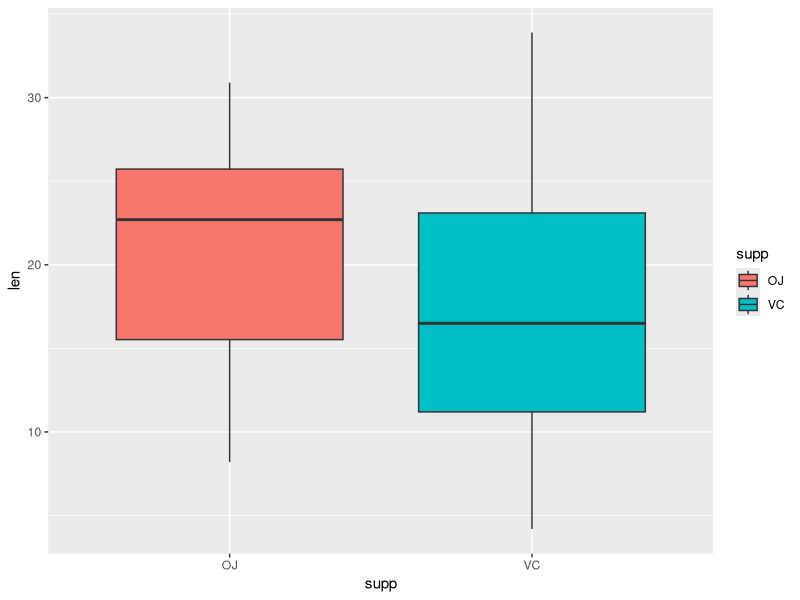
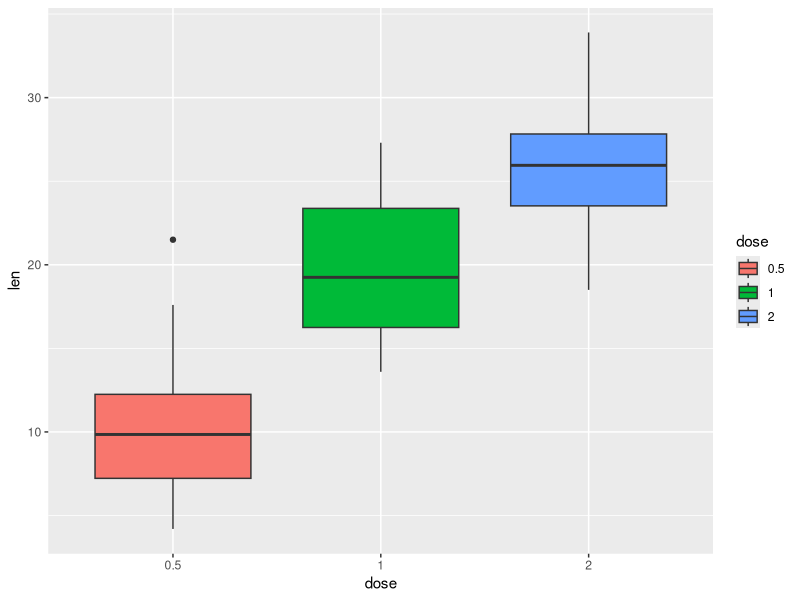

The R source for these figures, in order: (Note: this script raises an error after producing the figures.)
## ---- chunk 1
library(ggplot2, quietly = TRUE)
library(dplyr, quietly = TRUE, warn.conflicts = FALSE)
data("ToothGrowth")
# transform the dose in factor variable
ToothGrowth <- mutate(ToothGrowth, dose = as.factor(dose))
str(ToothGrowth)

# basic exploratory analysis. Any NA values?
sum(complete.cases(ToothGrowth))
# No NA values!
## ---- chunk 2
summary(ToothGrowth)
head(ToothGrowth, n = 3)

# Whats is the behavior of supp and len?
ggplot(ToothGrowth, aes(x = supp, y = len)) + geom_boxplot(aes(fill=supp))

# Whats is behavior of dose and len?
ggplot(ToothGrowth, aes(x = dose, y = len)) + geom_boxplot(aes(fill=dose))
## ---- chunk 3
t.test(ToothGrowth$len ~ ToothGrowth$supp, paired = FALSE)
## ---- chunk 4
# Separate the doses in groups of two in order to make the t.test
dose_g1 <- subset(ToothGrowth, dose %in% c(0.5,1))
dose_g2 <- subset(ToothGrowth, dose %in% c(1,2))
dose_g3 <- subset(ToothGrowth, dose %in% c(0.5,2))

t.test(len ~ dose, data = dose_g1)
t.test(len ~ dose, data = dose_g2)
t.test(len ~ dose, data = dose_g3)
